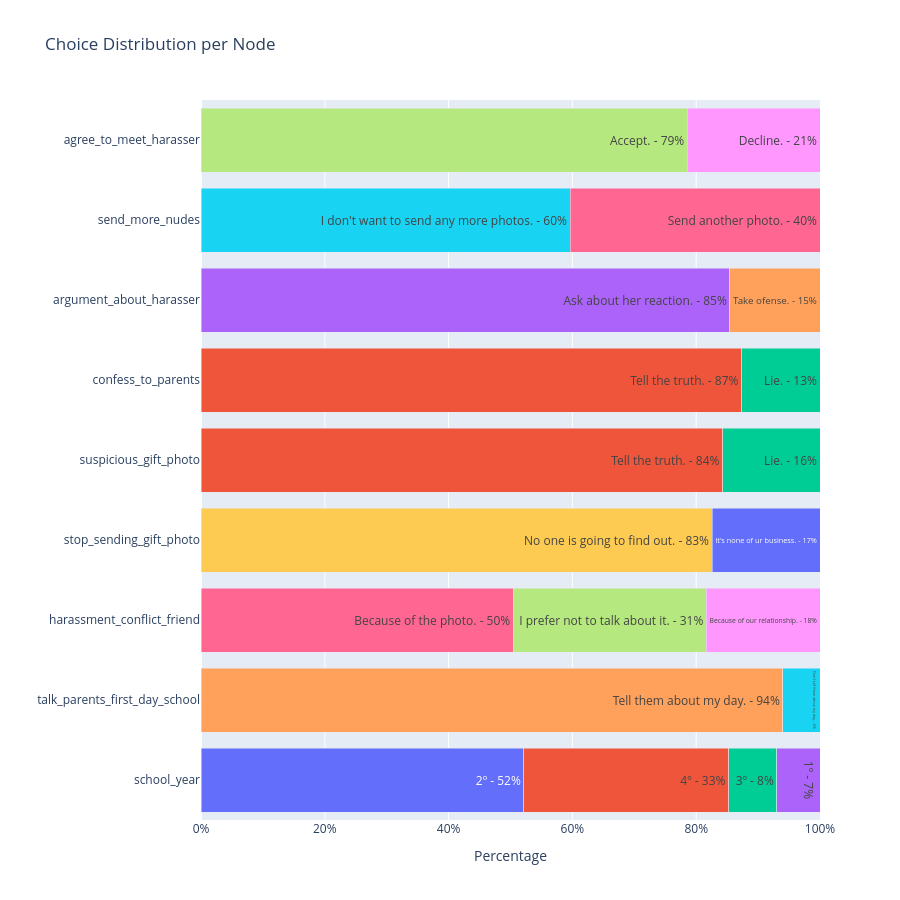

Here is the notebook cell this chart was saved with:
### Code cell
fig = px.bar(
	df_nodes,
	x="percentage",
	y="keywords",
	color="option_en",
	orientation="h",
	text="option_en",
	custom_data=["percentage"],
	hover_data={
		"percentage": ":.2%",
		"keywords": False
	},
	title="Choice Distribution per Node"
)

fig.update_layout(
	barmode="stack",
	yaxis_title="",
	xaxis_title="Percentage",
	height=900,
	showlegend=False,
	xaxis=dict(
		range=[0, 1],
		tickformat=".0%"
	)
)

fig.update_traces(
	texttemplate="%{text} - %{customdata[0]:.0%}",
	textposition="inside"
)

fig.show()

### Figure 1 — Plotly figure (JSON) as saved in the notebook; plotly's stock layout.template omitted (floating-point values rounded to 4 significant figures)
{"data": [{"customdata": [[0.5217]], "hovertemplate": "option_en=%{text}<br>percentage=%{x:.2%}<extra></extra>", "legendgroup": "2º", "marker": {"color": "#636efa", "pattern": {"shape": ""}}, "name": "2º", "orientation": "h", "showlegend": true, "text": ["2º"], "textposition": "inside", "texttemplate": "%{text} - %{customdata[0]:.0%}", "type": "bar", "x": [0.5217], "xaxis": "x", "y": ["school_year"], "yaxis": "y"}, {"customdata": [[0.3304]], "hovertemplate": "option_en=%{text}<br>percentage=%{x:.2%}<extra></extra>", "legendgroup": "4º", "marker": {"color": "#EF553B", "pattern": {"shape": ""}}, "name": "4º", "orientation": "h", "showlegend": true, "text": ["4º"], "textposition": "inside", "texttemplate": "%{text} - %{customdata[0]:.0%}", "type": "bar", "x": [0.3304], "xaxis": "x", "y": ["school_year"], "yaxis": "y"}, {"customdata": [[0.07826]], "hovertemplate": "option_en=%{text}<br>percentage=%{x:.2%}<extra></extra>", "legendgroup": "3º", "marker": {"color": "#00cc96", "pattern": {"shape": ""}}, "name": "3º", "orientation": "h", "showlegend": true, "text": ["3º"], "textposition": "inside", "texttemplate": "%{text} - %{customdata[0]:.0%}", "type": "bar", "x": [0.07826], "xaxis": "x", "y": ["school_year"], "yaxis": "y"}, {"customdata": [[0.06957]], "hovertemplate": "option_en=%{text}<br>percentage=%{x:.2%}<extra></extra>", "legendgroup": "1º", "marker": {"color": "#ab63fa", "pattern": {"shape": ""}}, "name": "1º", "orientation": "h", "showlegend": true, "text": ["1º"], "textposition": "inside", "texttemplate": "%{text} - %{customdata[0]:.0%}", "type": "bar", "x": [0.06957], "xaxis": "x", "y": ["school_year"], "yaxis": "y"}, {"customdata": [[0.9402]], "hovertemplate": "option_en=%{text}<br>percentage=%{x:.2%}<extra></extra>", "legendgroup": "Tell them about my day.", "marker": {"color": "#FFA15A", "pattern": {"shape": ""}}, "name": "Tell them about my day.", "orientation": "h", "showlegend": true, "text": ["Tell them about my day."], "textposition": "inside", "texttemplate": "%{text} - %{customdata[0]:.0%}", "type": "bar", "x": [0.9402], "xaxis": "x", "y": ["talk_parents_first_day_school"], "yaxis": "y"}, {"customdata": [[0.05983]], "hovertemplate": "option_en=%{text}<br>percentage=%{x:.2%}<extra></extra>", "legendgroup": "Don't tell them about my day.", "marker": {"color": "#19d3f3", "pattern": {"shape": ""}}, "name": "Don't tell them about my day.", "orientation": "h", "showlegend": true, "text": ["Don't tell them about my day."], "textposition": "inside", "texttemplate": "%{text} - %{customdata[0]:.0%}", "type": "bar", "x": [0.05983], "xaxis": "x", "y": ["talk_parents_first_day_school"], "yaxis": "y"}, {"customdata": [[0.5046]], "hovertemplate": "option_en=%{text}<br>percentage=%{x:.2%}<extra></extra>", "legendgroup": "Because of the photo.", "marker": {"color": "#FF6692", "pattern": {"shape": ""}}, "name": "Because of the photo.", "orientation": "h", "showlegend": true, "text": ["Because of the photo."], "textposition": "inside", "texttemplate": "%{text} - %{customdata[0]:.0%}", "type": "bar", "x": [0.5046], "xaxis": "x", "y": ["harassment_conflict_friend"], "yaxis": "y"}, {"customdata": [[0.3119]], "hovertemplate": "option_en=%{text}<br>percentage=%{x:.2%}<extra></extra>", "legendgroup": "I prefer not to talk about it.", "marker": {"color": "#B6E880", "pattern": {"shape": ""}}, "name": "I prefer not to talk about it.", "orientation": "h", "showlegend": true, "text": ["I prefer not to talk about it."], "textposition": "inside", "texttemplate": "%{text} - %{customdata[0]:.0%}", "type": "bar", "x": [0.3119], "xaxis": "x", "y": ["harassment_conflict_friend"], "yaxis": "y"}, {"customdata": [[0.1835]], "hovertemplate": "option_en=%{text}<br>percentage=%{x:.2%}<extra></extra>", "legendgroup": "Because of our relationship.", "marker": {"color": "#FF97FF", "pattern": {"shape": ""}}, "name": "Because of our relationship.", "orientation": "h", "showlegend": true, "text": ["Because of our relationship."], "textposition": "inside", "texttemplate": "%{text} - %{customdata[0]:.0%}", "type": "bar", "x": [0.1835], "xaxis": "x", "y": ["harassment_conflict_friend"], "yaxis": "y"}, {"customdata": [[0.8257]], "hovertemplate": "option_en=%{text}<br>percentage=%{x:.2%}<extra></extra>", "legendgroup": "No one is going to find out.", "marker": {"color": "#FECB52", "pattern": {"shape": ""}}, "name": "No one is going to find out.", "orientation": "h", "showlegend": true, "text": ["No one is going to find out."], "textposition": "inside", "texttemplate": "%{text} - %{customdata[0]:.0%}", "type": "bar", "x": [0.8257], "xaxis": "x", "y": ["stop_sending_gift_photo"], "yaxis": "y"}, {"customdata": [[0.1743]], "hovertemplate": "option_en=%{text}<br>percentage=%{x:.2%}<extra></extra>", "legendgroup": "It's none of ur business.", "marker": {"color": "#636efa", "pattern": {"shape": ""}}, "name": "It's none of ur business.", "orientation": "h", "showlegend": true, "text": ["It's none of ur business."], "textposition": "inside", "texttemplate": "%{text} - %{customdata[0]:.0%}", "type": "bar", "x": [0.1743], "xaxis": "x", "y": ["stop_sending_gift_photo"], "yaxis": "y"}, {"customdata": [[0.8426], [0.8732]], "hovertemplate": "option_en=%{text}<br>percentage=%{x:.2%}<extra></extra>", "legendgroup": "Tell the truth.", "marker": {"color": "#EF553B", "pattern": {"shape": ""}}, "name": "Tell the truth.", "orientation": "h", "showlegend": true, "text": ["Tell the truth.", "Tell the truth."], "textposition": "inside", "texttemplate": "%{text} - %{customdata[0]:.0%}", "type": "bar", "x": [0.8426, 0.8732], "xaxis": "x", "y": ["suspicious_gift_photo", "confess_to_parents"], "yaxis": "y"}, {"customdata": [[0.1574], [0.1268]], "hovertemplate": "option_en=%{text}<br>percentage=%{x:.2%}<extra></extra>", "legendgroup": "Lie.", "marker": {"color": "#00cc96", "pattern": {"shape": ""}}, "name": "Lie.", "orientation": "h", "showlegend": true, "text": ["Lie.", "Lie."], "textposition": "inside", "texttemplate": "%{text} - %{customdata[0]:.0%}", "type": "bar", "x": [0.1574, 0.1268], "xaxis": "x", "y": ["suspicious_gift_photo", "confess_to_parents"], "yaxis": "y"}, {"customdata": [[0.8545]], "hovertemplate": "option_en=%{text}<br>percentage=%{x:.2%}<extra></extra>", "legendgroup": "Ask about her reaction.", "marker": {"color": "#ab63fa", "pattern": {"shape": ""}}, "name": "Ask about her reaction.", "orientation": "h", "showlegend": true, "text": ["Ask about her reaction."], "textposition": "inside", "texttemplate": "%{text} - %{customdata[0]:.0%}", "type": "bar", "x": [0.8545], "xaxis": "x", "y": ["argument_about_harasser"], "yaxis": "y"}, {"customdata": [[0.1455]], "hovertemplate": "option_en=%{text}<br>percentage=%{x:.2%}<extra></extra>", "legendgroup": "Take ofense.", "marker": {"color": "#FFA15A", "pattern": {"shape": ""}}, "name": "Take ofense.", "orientation": "h", "showlegend": true, "text": ["Take ofense."], "textposition": "inside", "texttemplate": "%{text} - %{customdata[0]:.0%}", "type": "bar", "x": [0.1455], "xaxis": "x", "y": ["argument_about_harasser"], "yaxis": "y"}, {"customdata": [[0.5962]], "hovertemplate": "option_en=%{text}<br>percentage=%{x:.2%}<extra></extra>", "legendgroup": "I don't want to send any more photos.", "marker": {"color": "#19d3f3", "pattern": {"shape": ""}}, "name": "I don't want to send any more photos.", "orientation": "h", "showlegend": true, "text": ["I don't want to send any more photos."], "textposition": "inside", "texttemplate": "%{text} - %{customdata[0]:.0%}", "type": "bar", "x": [0.5962], "xaxis": "x", "y": ["send_more_nudes"], "yaxis": "y"}, {"customdata": [[0.4038]], "hovertemplate": "option_en=%{text}<br>percentage=%{x:.2%}<extra></extra>", "legendgroup": "Send another photo.", "marker": {"color": "#FF6692", "pattern": {"shape": ""}}, "name": "Send another photo.", "orientation": "h", "showlegend": true, "text": ["Send another photo."], "textposition": "inside", "texttemplate": "%{text} - %{customdata[0]:.0%}", "type": "bar", "x": [0.4038], "xaxis": "x", "y": ["send_more_nudes"], "yaxis": "y"}, {"customdata": [[0.7857]], "hovertemplate": "option_en=%{text}<br>percentage=%{x:.2%}<extra></extra>", "legendgroup": "Accept.", "marker": {"color": "#B6E880", "pattern": {"shape": ""}}, "name": "Accept.", "orientation": "h", "showlegend": true, "text": ["Accept."], "textposition": "inside", "texttemplate": "%{text} - %{customdata[0]:.0%}", "type": "bar", "x": [0.7857], "xaxis": "x", "y": ["agree_to_meet_harasser"], "yaxis": "y"}, {"customdata": [[0.2143]], "hovertemplate": "option_en=%{text}<br>percentage=%{x:.2%}<extra></extra>", "legendgroup": "Decline.", "marker": {"color": "#FF97FF", "pattern": {"shape": ""}}, "name": "Decline.", "orientation": "h", "showlegend": true, "text": ["Decline."], "textposition": "inside", "texttemplate": "%{text} - %{customdata[0]:.0%}", "type": "bar", "x": [0.2143], "xaxis": "x", "y": ["agree_to_meet_harasser"], "yaxis": "y"}], "layout": {"barmode": "stack", "height": 900, "legend": {"title": {"text": "option_en"}, "tracegroupgap": 0}, "showlegend": false, "title": {"text": "Choice Distribution per Node"}, "xaxis": {"anchor": "y", "domain": [0, 1], "range": [0, 1], "tickformat": ".0%", "title": {"text": "Percentage"}}, "yaxis": {"anchor": "x", "domain": [0, 1], "title": {"text": ""}}}}
